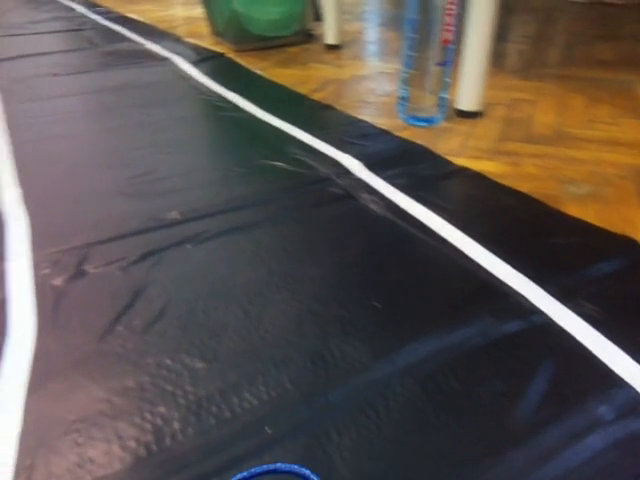
#> input picture frame 85 of Tests/NewCameraRodNewTrack.mp4, 640 x 480 px, given in place of fullNewTrack.mp4, which was not available
$ python laneDetection.py
#> lines starting #> are read from the running program, lines starting #| are printed output that depends on the picture; after the words box and inside, x2 and y2 are one past the last pixel; in counts of white or black regions, pixels touching at a corner belong together; pictures that were not available may be replaced by others from this repository, and a replacement may not be noted
################################################################################
######## LANE DETECTION PROJECT ################################################
################################################################################
# BY:           CAN OZCIVELEK
# DATE:         DECEMBER 2018
#
# DESCRIPTION:  THIS  PROJECT WAS CREATED  TO DEMONSTRATE HOW  A  LANE DETECTION
#               SYSTEM WORKS  ON CARS EQUIPPED WITH A FRONT  FACING CAMERA. WITH
#               THE HELP OF OPENCV LIBRARIES IT IS POSSIBLE TO DESIGN ALGORITHMS
#               THAT CAN  IDENTIFY LANE LINES, AND PREDICT STEERING ANGLES, ALSO
#               WARN  DRIVERS  IF THE CAR IS  DRIFTING  AWAY FROM  CURRENT LANE.
################################################################################


# IMPORT NECESSARY LIBRARIES
import cv2
import numpy as np
import os
from scipy import optimize
from matplotlib import pyplot as plt, cm, colors

# Defining variables to hold meter-to-pixel conversion
ym_per_pix = 30 / 720
# Standard lane width is 3.7 meters divided by lane width in pixels which is
# calculated to be approximately 720 pixels not to be confused with frame height
xm_per_pix = 3.7 / 720

# Get path to the current working directory
CWD_PATH = os.getcwd()


################################################################################
######## START - FUNCTIONS TO PERFORM IMAGE PROCESSING #########################
################################################################################

################################################################################
#### START - FUNCTION TO READ AN INPUT IMAGE ###################################
def readVideo():

    # Read input video from current working directory
    inpImage = cv2.VideoCapture(os.path.join(CWD_PATH, 'fullNewTrack.mp4'))

    return inpImage
#### END - FUNCTION TO READ AN INPUT IMAGE #####################################
################################################################################


################################################################################
#### START - FUNCTION TO PROCESS IMAGE #########################################
def processImage(inpImage):

    # Apply HLS color filtering to filter out white lane lines
    hls = cv2.cvtColor(inpImage, cv2.COLOR_BGR2HLS)
    lower_white = np.array([0, 160, 10])
    upper_white = np.array([255, 255, 255])
    mask = cv2.inRange(inpImage, lower_white, upper_white)
    hls_result = cv2.bitwise_and(inpImage, inpImage, mask = mask)

    # Convert image to grayscale, apply threshold, blur & extract edges
    gray = cv2.cvtColor(hls_result, cv2.COLOR_BGR2GRAY)
    ret, thresh = cv2.threshold(gray, 160, 255, cv2.THRESH_BINARY)
    blur = cv2.GaussianBlur(thresh,(3, 3), 0)
    canny = cv2.Canny(blur, 40, 60)

    # [7 lines of commented-out code are left out]

    return image, hls_result, gray, thresh, blur, canny
#### END - FUNCTION TO PROCESS IMAGE ###########################################
################################################################################


################################################################################
#### START - FUNCTION TO APPLY PERSPECTIVE WARP ################################
def perspectiveWarp(inpImage):

    # Get image size
    img_size = (inpImage.shape[1], inpImage.shape[0])

    # Perspective points to be warped
    src = np.float32([[590, 440],
                      [690, 440],
                      [200, 640],
                      [1000, 640]])

    # Window to be shown
    dst = np.float32([[200, 0],
                      [1200, 0],
                      [200, 710],
                      [1200, 710]])

    # Matrix to warp the image for birdseye window
    matrix = cv2.getPerspectiveTransform(src, dst)
    # Inverse matrix to unwarp the image for final window
    minv = cv2.getPerspectiveTransform(dst, src)
    birdseye = cv2.warpPerspective(inpImage, matrix, img_size)

    # Get the birdseye window dimensions
    height, width = birdseye.shape[:2]

    # Divide the birdseye view into 2 halves to separate left & right lanes
    birdseyeLeft  = birdseye[0:height, 0:width // 2]
    birdseyeRight = birdseye[0:height, width // 2:width]

    # Display birdseye view image
    # cv2.imshow("Birdseye" , birdseye)
    # cv2.imshow("Birdseye Left" , birdseyeLeft)
    # cv2.imshow("Birdseye Right", birdseyeRight)

    return birdseye, birdseyeLeft, birdseyeRight, minv
#### END - FUNCTION TO APPLY PERSPECTIVE WARP ##################################
################################################################################


################################################################################
#### START - FUNCTION TO PLOT THE HISTOGRAM OF WARPED IMAGE ####################
def plotHistogram(inpImage):

    histogram = np.sum(inpImage[inpImage.shape[0] // 2:, :], axis = 0)

    midpoint = int(histogram.shape[0] / 2)
    leftxBase = np.argmax(histogram[:midpoint])
    rightxBase = np.argmax(histogram[midpoint:]) + midpoint

    plt.xlabel("Image X Coordinates")
    plt.ylabel("Number of White Pixels")

    # Return histogram and x-coordinates of left & right lanes to calculate
    # lane width in pixels
    return histogram, leftxBase, rightxBase
#### END - FUNCTION TO PLOT THE HISTOGRAM OF WARPED IMAGE ######################
################################################################################


################################################################################
#### START - APPLY SLIDING WINDOW METHOD TO DETECT CURVES ######################
def slide_window_search(binary_warped, histogram):

    # Find the start of left and right lane lines using histogram info
    out_img = np.dstack((binary_warped, binary_warped, binary_warped)) * 255
    midpoint = int(histogram.shape[0] / 2)
    leftx_base = np.argmax(histogram[:midpoint])
    rightx_base = np.argmax(histogram[midpoint:]) + midpoint

    # A total of 9 windows will be used
    nwindows = 9
    window_height = int(binary_warped.shape[0] / nwindows)
    nonzero = binary_warped.nonzero()
    nonzeroy = np.array(nonzero[0])
    nonzerox = np.array(nonzero[1])
    leftx_current = leftx_base
    rightx_current = rightx_base
    margin = 100
    minpix = 50
    left_lane_inds = []
    right_lane_inds = []

    #### START - Loop to iterate through windows and search for lane lines #####
    for window in range(nwindows):
        win_y_low = binary_warped.shape[0] - (window + 1) * window_height
        win_y_high = binary_warped.shape[0] - window * window_height
        win_xleft_low = leftx_current - margin
        win_xleft_high = leftx_current + margin
        win_xright_low = rightx_current - margin
        win_xright_high = rightx_current + margin
        cv2.rectangle(out_img, (win_xleft_low, win_y_low), (win_xleft_high, win_y_high),
        (0,255,0), 2)
        cv2.rectangle(out_img, (win_xright_low,win_y_low), (win_xright_high,win_y_high),
        (0,255,0), 2)
        good_left_inds = ((nonzeroy >= win_y_low) & (nonzeroy < win_y_high) &
        (nonzerox >= win_xleft_low) &  (nonzerox < win_xleft_high)).nonzero()[0]
        good_right_inds = ((nonzeroy >= win_y_low) & (nonzeroy < win_y_high) &
        (nonzerox >= win_xright_low) &  (nonzerox < win_xright_high)).nonzero()[0]
        left_lane_inds.append(good_left_inds)
        right_lane_inds.append(good_right_inds)
        if len(good_left_inds) > minpix:
            leftx_current = int(np.mean(nonzerox[good_left_inds]))
        if len(good_right_inds) > minpix:
            rightx_current = int(np.mean(nonzerox[good_right_inds]))
    #### END - Loop to iterate through windows and search for lane lines #######

    left_lane_inds = np.concatenate(left_lane_inds)
    right_lane_inds = np.concatenate(right_lane_inds)

    leftx = nonzerox[left_lane_inds]
    lefty = nonzeroy[left_lane_inds]
    rightx = nonzerox[right_lane_inds]
    righty = nonzeroy[right_lane_inds]

    # Apply 2nd degree polynomial fit to fit curves
    left_fit = np.polyfit(lefty, leftx, 2)
    right_fit = np.polyfit(righty, rightx, 2)


    ploty = np.linspace(0, binary_warped.shape[0]-1, binary_warped.shape[0])
    left_fitx = left_fit[0] * ploty**2 + left_fit[1] * ploty + left_fit[2]
    right_fitx = right_fit[0] * ploty**2 + right_fit[1] * ploty + right_fit[2]

    ltx = np.trunc(left_fitx)
    rtx = np.trunc(right_fitx)
    plt.plot(right_fitx)
    # plt.show()

    out_img[nonzeroy[left_lane_inds], nonzerox[left_lane_inds]] = [255, 0, 0]
    out_img[nonzeroy[right_lane_inds], nonzerox[right_lane_inds]] = [0, 0, 255]

    # plt.imshow(out_img)
    plt.plot(left_fitx,  ploty, color = 'yellow')
    plt.plot(right_fitx, ploty, color = 'yellow')
    plt.xlim(0, 1280)
    plt.ylim(720, 0)

    return ploty, left_fit, right_fit, ltx, rtx
#### END - APPLY SLIDING WINDOW METHOD TO DETECT CURVES ########################
################################################################################


################################################################################
#### START - APPLY GENERAL SEARCH METHOD TO DETECT CURVES ######################
# [167 lines left out: functions general_search, measure_lane_curvature, draw_lane_lines, offCenter, addText, not called in this run]
#### END - FUNCTION TO ADD INFO TEXT TO FINAL IMAGE ############################
################################################################################

################################################################################
######## END - FUNCTIONS TO PERFORM IMAGE PROCESSING ###########################
################################################################################

################################################################################
################################################################################
################################################################################
################################################################################

################################################################################
######## START - MAIN FUNCTION #################################################
################################################################################

# Read the input image
image = readVideo()

################################################################################
#### START - LOOP TO PLAY THE INPUT IMAGE ######################################
while True:

    _, frame = image.read()
#> frame is the input picture: shape (480, 640, 3); mean B, G, R 80.8, 84.9, 92.8


    # Apply perspective warping by calling the "perspectiveWarp()" function
    # Then assign it to the variable called (birdView)
    # Provide this function with:
    # 1- an image to apply perspective warping (frame)
    birdView, birdViewL, birdViewR, minverse = perspectiveWarp(frame)
#> in perspectiveWarp, `birdseye = cv2.warpPerspective(inpImage, matrix, img_size)`:
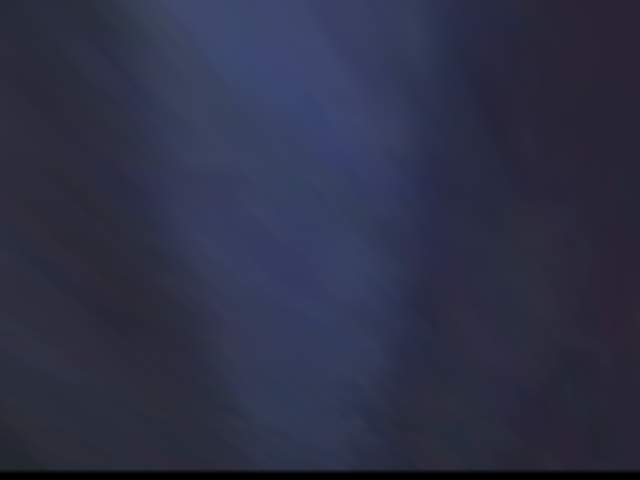
#> birdseye: shape (480, 640, 3); mean B, G, R 69.9, 48.5, 45.4
#> in perspectiveWarp, `birdseyeLeft  = birdseye[0:height, 0:width // 2]`:
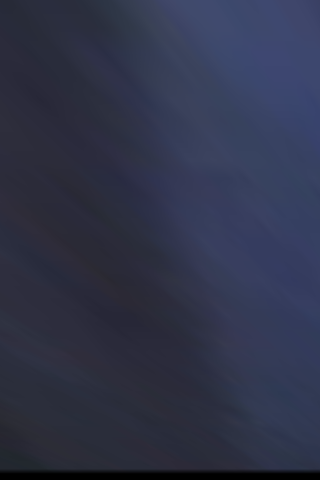
#> birdseyeLeft: shape (480, 320, 3); mean B, G, R 73.3, 51.7, 47.5
#> in perspectiveWarp, `birdseyeRight = birdseye[0:height, width // 2:width]`:
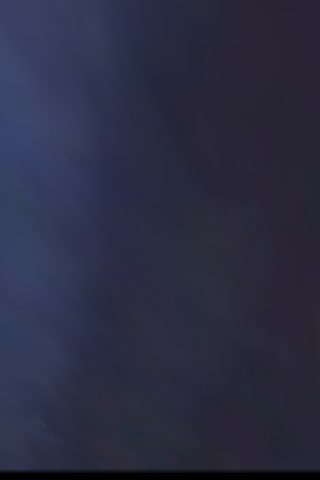
#> birdseyeRight: shape (480, 320, 3); mean B, G, R 66.4, 45.2, 43.2
#> minverse = [[0.1, -0.796, 570], [-1.11e-16, -0.507, 440], [-2.53e-19, -0.00123, 1]]


    # Apply image processing by calling the "processImage()" function
    # Then assign their respective variables (img, hls, grayscale, thresh, blur, canny)
    # Provide this function with:
    # 1- an already perspective warped image to process (birdView)
    img, hls, grayscale, thresh, blur, canny = processImage(birdView)
    imgL, hlsL, grayscaleL, threshL, blurL, cannyL = processImage(birdViewL)
    imgR, hlsR, grayscaleR, threshR, blurR, cannyR = processImage(birdViewR)


    # Plot and display the histogram by calling the "get_histogram()" function
    # Provide this function with:
    # 1- an image to calculate histogram on (thresh)
    hist, leftBase, rightBase = plotHistogram(thresh)
#> in plotHistogram, `histogram = np.sum(inpImage[inpImage.shape[0] // 2:, :], axis = 0)`: histogram = 640 values from 0 to 0
#> in plotHistogram, `leftxBase = np.argmax(histogram[:midpoint])`: leftxBase = 0
#> in plotHistogram, `rightxBase = np.argmax(histogram[midpoint:]) + midpoint`: rightxBase = 320
#> hist = 640 values from 0 to 0; leftBase = 0; rightBase = 320
    # print(rightBase - leftBase)
    plt.plot(hist)
    # plt.show()


    ploty, left_fit, right_fit, left_fitx, right_fitx = slide_window_search(thresh, hist)
#> in slide_window_search, `leftx_base = np.argmax(histogram[:midpoint])`: leftx_base = 0
#> in slide_window_search, `rightx_base = np.argmax(histogram[midpoint:]) + midpoint`: rightx_base = 320
#> in slide_window_search, `nonzero = binary_warped.nonzero()`: nonzero = (empty array, empty array)
#> in slide_window_search, `nonzeroy = np.array(nonzero[0])`: nonzeroy = empty array
#> in slide_window_search, `leftx_current = leftx_base`: leftx_current = 0
#> in slide_window_search, `rightx_current = rightx_base`: rightx_current = 320
#> after the loop in slide_window_search, `for window in range(nwindows):`:
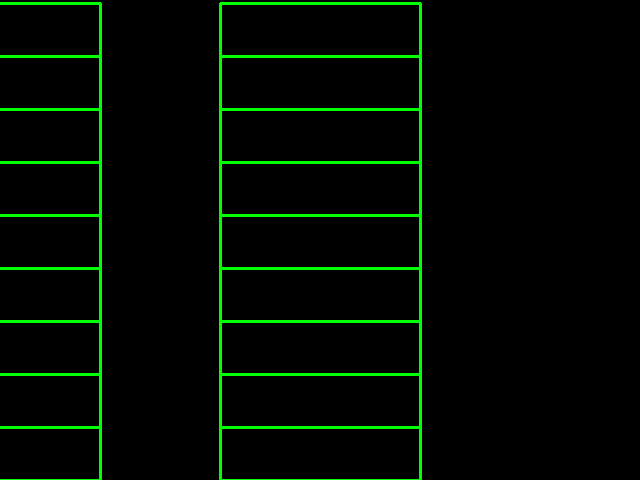
#> out_img: shape (480, 640, 3); mean of channels 0, 1, 2 0, 10.4, 0; drawn as B, G, R
#> after the loop in slide_window_search, `for window in range(nwindows):`: left_lane_inds = [empty array, empty array, empty array, empty array, empty array, empty array, empty array, empty array, empty array]; right_lane_inds has the same summary as left_lane_inds
#> in slide_window_search, `left_lane_inds = np.concatenate(left_lane_inds)`: left_lane_inds = empty array
#> (the run stopped early here; a loop or call above may not have finished)

$ run again, starting later in the video
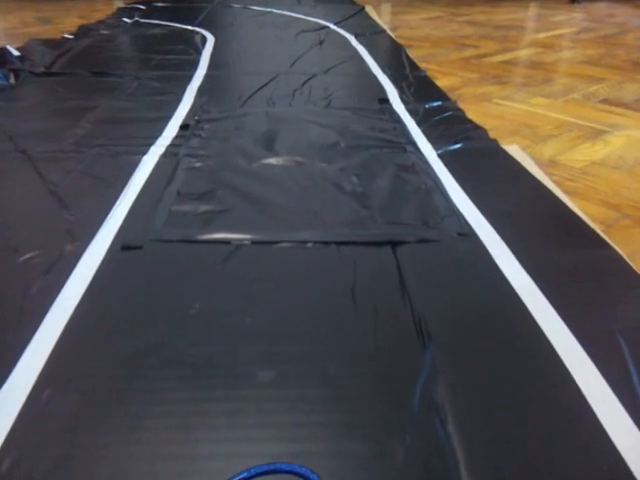
#> input picture frame 384 of Tests/NewCameraRodNewTrack.mp4, 640 x 480 px, given in place of fullNewTrack.mp4, which was not available
#> frame is the input picture: shape (480, 640, 3); mean B, G, R 80.5, 80.2, 83.8
#> minverse = [[0.1, -0.796, 570], [-1.11e-16, -0.507, 440], [-2.53e-19, -0.00123, 1]]
#> hls: shape (480, 640, 3); mean of channels 0, 1, 2 123.4, 69.3, 19.1
#> mask: shape (480, 640); 12.1% white; 1 white region, box (x1, y1, x2, y2) and area: (421, 0, 640, 339) 37076
#> thresh: shape (480, 640); 12.1% white; 1 white region, box (x1, y1, x2, y2) and area: (421, 0, 640, 339) 37072
#> canny: shape (480, 640); 0.14% white in thin lines or dots, all inside (x1, y1, x2, y2) = (421, 0, 640, 338)
#> hls: shape (480, 320, 3); mean of channels 0, 1, 2 122.9, 47, 20
#> mask: shape (480, 320); every value is 0
#> hls_result: shape (480, 320, 3); every value is 0
#> hls: shape (480, 320, 3); mean of channels 0, 1, 2 124, 91.7, 18.2
#> mask: shape (480, 320); 24.1% white; 1 white region, box (x1, y1, x2, y2) and area: (101, 0, 320, 339) 37076
#> gray: shape (480, 320)
#> thresh: shape (480, 320); 24.1% white; 1 white region, box (x1, y1, x2, y2) and area: (101, 0, 320, 339) 37072
#> blur: shape (480, 320)
#> in processImage (call 3), `canny = cv2.Canny(blur, 40, 60)`:
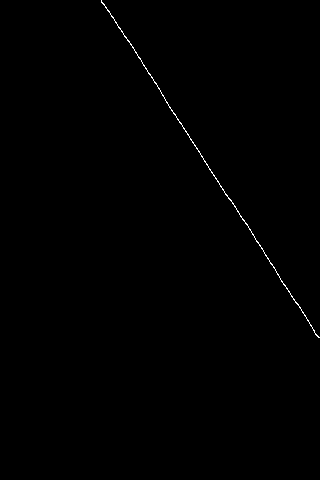
#> canny: shape (480, 320); 0.29% white in thin lines or dots, all inside (x1, y1, x2, y2) = (101, 0, 320, 338)
#> histogram = 640 values from 0 to 25245
#> leftxBase = 0
#> rightxBase = 639
#> hist = 640 values from 0 to 25245; leftBase = 0; rightBase = 639
#> leftx_base = 0
#> rightx_base = 639
#> nonzero = 37072 positions, rows 0 to 338, columns 421 to 639
#> leftx_current = 0
#> in slide_window_search, `rightx_current = rightx_base`: rightx_current = 639
#> the loop in slide_window_search, `for window in range(nwindows):` made 9 passes
#> (win_xright_low, win_xright_high, rightx_current) on passes 3 to 9: (539, 739, 635), (535, 735, 623), (523, 723, 607), (507, 707, 590), (490, 690, 573), (473, 673, 558), (458, 658, 548)
#> after the loop in slide_window_search, `for window in range(nwindows):`:
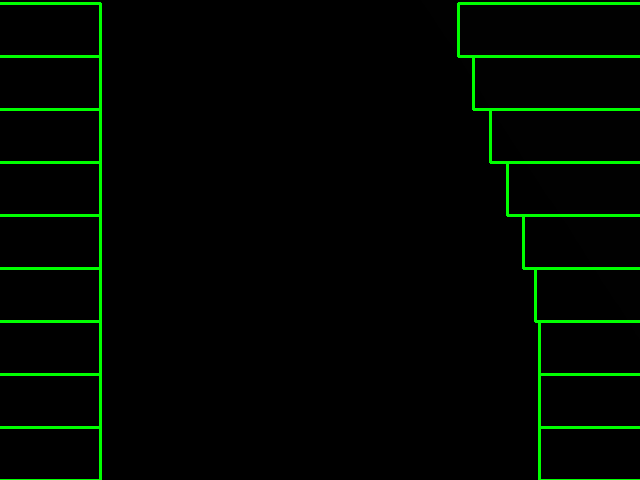
#> out_img: shape (480, 640, 3); mean of channels 0, 1, 2 0.1, 7.9, 0.1; drawn as B, G, R
#> after the loop in slide_window_search, `for window in range(nwindows):`: left_lane_inds = [empty array, empty array, empty array, empty array, empty array, empty array, empty array, empty array, empty array]; right_lane_inds = 9 items
#> in slide_window_search, `left_lane_inds = np.concatenate(left_lane_inds)`: left_lane_inds = empty array
